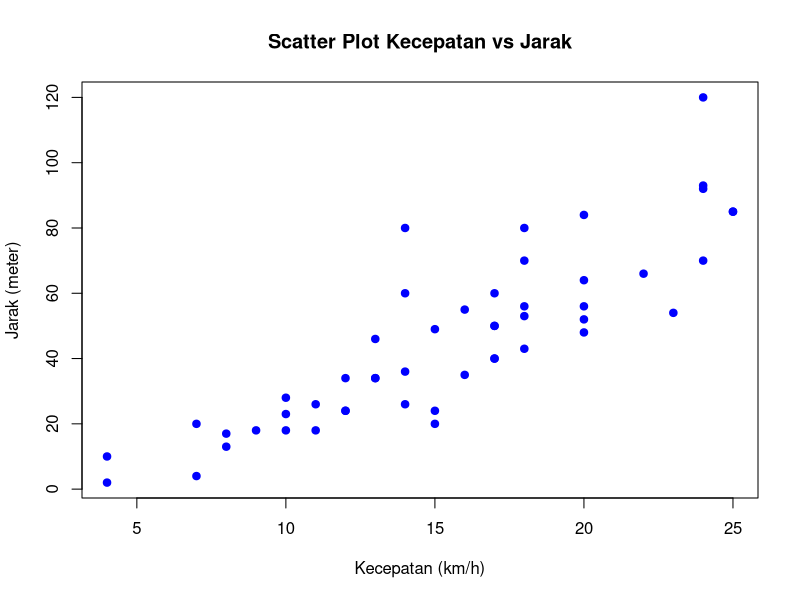
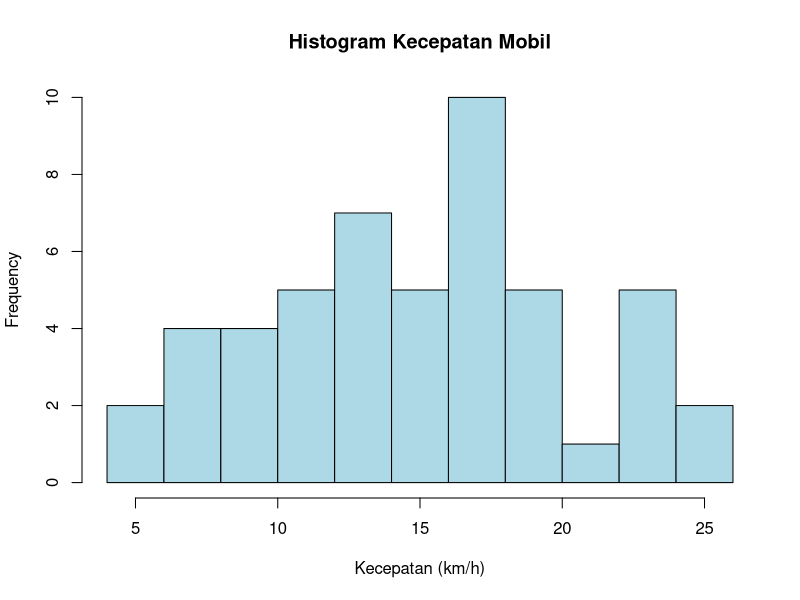

R code for these plots, in order:
# Membaca data dari file CSV
mobil <- read.csv("mobil.csv")

# a. Rata-rata kecepatan mobil
rata_rata_kecepatan <- mean(mobil$Kecepatan)
print(paste("Rata-rata kecepatan mobil:", rata_rata_kecepatan))

# b. Rata-rata jarak yang ditempuh mobil
rata_rata_jarak <- mean(mobil$Jarak)
print(paste("Rata-rata jarak mobil:", rata_rata_jarak))

# c. Standar deviasi jarak yang ditempuh mobil
standar_deviasi_jarak <- sd(mobil$Jarak)
print(paste("Standar deviasi jarak mobil:", standar_deviasi_jarak))

# Membuat scatter plot Kecepatan vs Jarak
plot(mobil$Kecepatan, mobil$Jarak,
     main = "Scatter Plot Kecepatan vs Jarak",
     xlab = "Kecepatan (km/h)",
     ylab = "Jarak (meter)",
     pch = 19, col = "blue")

# Membuat histogram kecepatan
hist(mobil$Kecepatan,
     main = "Histogram Kecepatan Mobil",
     xlab = "Kecepatan (km/h)",
     col = "lightblue",
     border = "black",
     breaks = 10)

